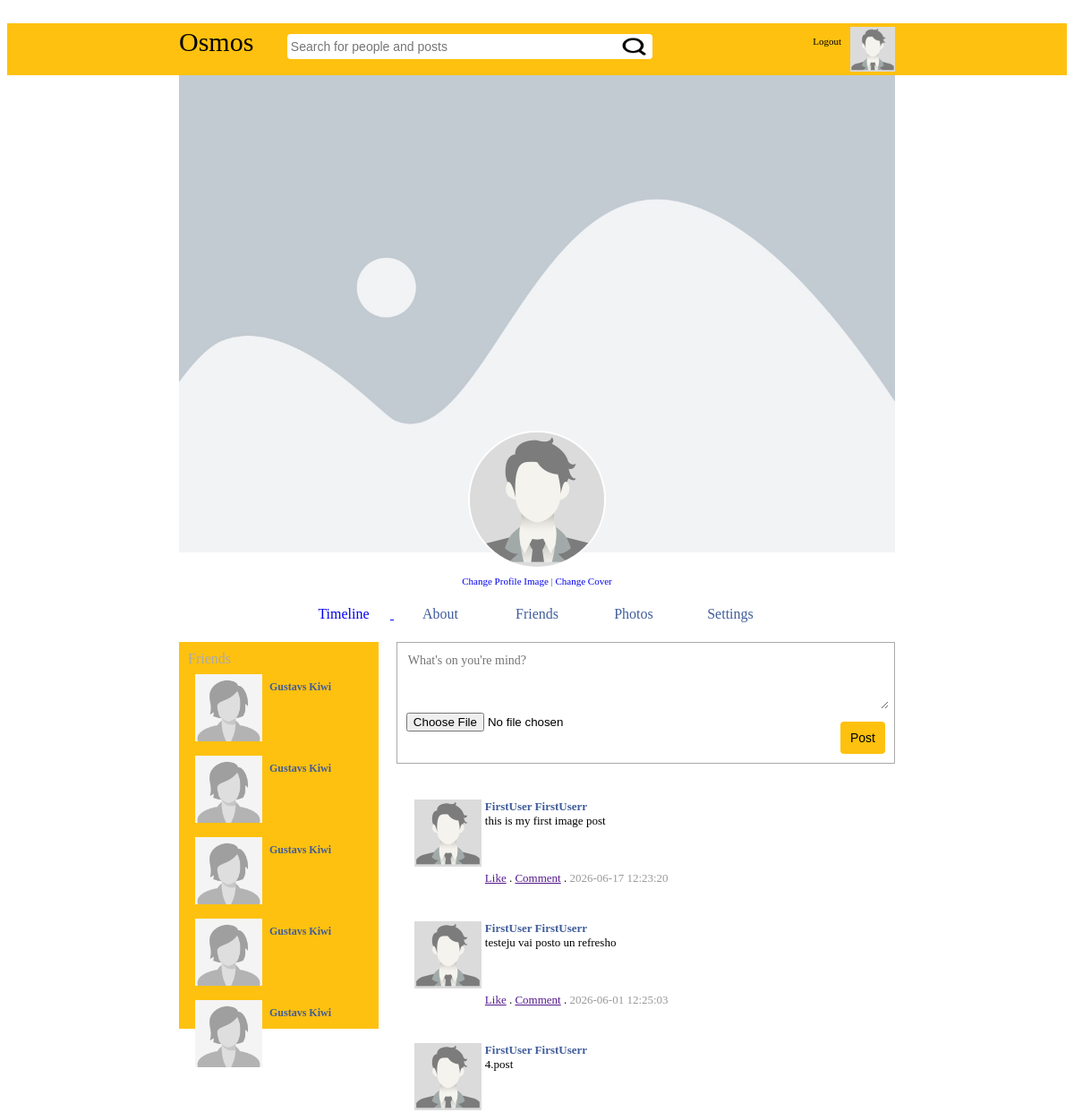
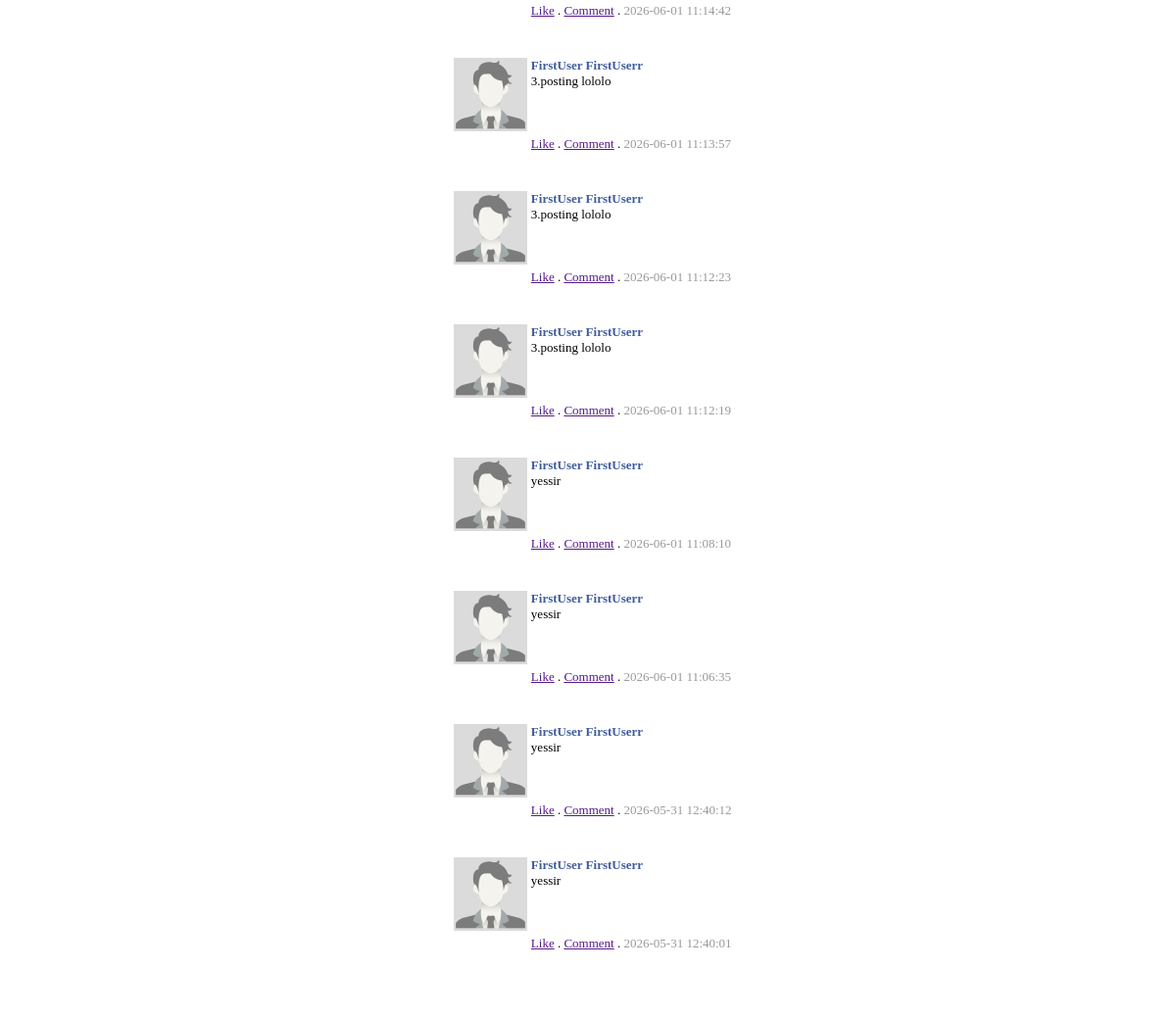
Screenshot of /osmos/profile.php with the database file from the repository (2 pictures, top to bottom).
### tables this page shows
CREATE TABLE `users` (
  `id` int(11) NOT NULL,
  `userid` bigint(19) NOT NULL,
  `first_name` varchar(50) NOT NULL,
  `last_name` varchar(50) NOT NULL,
  `gender` varchar(6) DEFAULT NULL,
  `email` varchar(100) NOT NULL,
  `password` varchar(100) NOT NULL,
  `url_address` varchar(100) NOT NULL,
  `date` timestamp NOT NULL DEFAULT current_timestamp() ON UPDATE current_timestamp(),
  `profile_image` varchar(1000) NOT NULL,
  `cover_image` varchar(1000) NOT NULL
);

CREATE TABLE `posts` (
  `id` bigint(19) NOT NULL,
  `post_id` bigint(19) NOT NULL,
  `user_id` bigint(19) NOT NULL,
  `post` text NOT NULL,
  `image` varchar(500) DEFAULT NULL,
  `comments` int(11) NOT NULL DEFAULT 0,
  `likes` int(11) NOT NULL DEFAULT 0,
  `date` timestamp NOT NULL DEFAULT current_timestamp() ON UPDATE current_timestamp(),
  `has_image` tinyint(1) NOT NULL DEFAULT 0,
  `is_profile_image` tinyint(1) NOT NULL,
  `is_cover_image` tinyint(1) NOT NULL
);

### osmos/classes/connect.php (called while the page is built, shortened)
 <?php
    class Database{
    private $host = "localhost";
    private $username = "root";
    private $password = "";
    private $db = "osmos_db";
    function connect(){
        $connection = mysqli_connect($this->host, $this->username, $this->password, $this->db);
        return $connection;
    }
    function read($query){
       $conn = $this->connect();
       $result = mysqli_query($conn, $query);
       if(!$result)
        {
            return false;
        }else
        {
            $data = array();
            while($row = mysqli_fetch_assoc($result)){
                $data[] = $row;
            }
            return $data;
        }
    }
}

### osmos/classes/user.php (called while the page is built, shortened)
<?php
class User
{
    public function get_user($id)
    {
        $query = "select * from users where userid = '$id' limit 1 ";
        $DB = new Database();
        $result = $DB->read($query);
        if ($result)
            {
                return $result[0];
            }else
            {
                return false;
            }
    }
        public function get_friends($id)
    {
        $query = "select * from users where userid != '$id' ";
        $DB = new Database();
        $result = $DB->read($query);
        if ($result)
            {
                return $result;
            }else
            {
                return false;
            }
    }
}

### osmos/classes/post.php (called while the page is built, shortened)
<?php
class Post
{
    public function get_post($id){
            $query = "select * from posts where user_id = '$id'order by id desc limit 10";
            $DB= new Database();
            $result = $DB->read($query);
            if($result)
                {
                    return $result;
                }else{
                    return false;
                }
    }
}

### osmos/post.php (the view, shortened to what this page needs)
<div  id="post">
    <div>
        <?php
            $image = "images/placeholder_male.jpg";
        ?>
        <img src="<?php echo $image ?>" style="width: 75px; margin-right: 4px;">
    </div>
    <div>
        <div style="font-weight: bold; color: #405d9b;"><?php echo $ROW_USER['first_name'] . " " . $ROW_USER['last_name'] ?></div>
        <?php echo $ROW['post']?>
        <br><br>
        <br><br>
        <a href="">Like</a> . <a href="">Comment</a> . <span style="color:#999;"><?php  echo $ROW['date']?></span>
    </div>
</div>

### osmos/profile.php (shortened to what this page needs)
<?php
    include("classes/connect.php");
    include("classes/user.php");
    include("classes/post.php");
            $post = new Post();
            $id = $_SESSION['osmos_userid'];
            $posts = $post->get_post($id);
            $user = new User();
            $id = $_SESSION['osmos_userid'];
            $friends = $user->get_friends($id);
?>
<!DOCTYPE html>
<html>
    <head>
    </head>
    <body style="font-family: tahoma;" style="background-color: #d0d8e4;">
        <br>
        <?php include("header.php") ?>
        <div>
        <div style="width: 800px; margin:auto; min-height: 400px;">
            <div style="background-color: white; text-align: center; color: #405d9b; ">
                <?php
                $image = "images/cover_image.JPG";
                ?>
                <img src="<?php echo $image ?>"style="width:100%">
                <?php
                $image = "images/placeholder_male.jpg";
                ?>
                <span style="font-size: 11px;">
                    <img id="profile_pic" src="<?php echo $image ?>"><br/>
                    <a style="text-decoration: none;color:£0ff;" href="change_profile_image.php?change=profile">Change Profile Image </a> |
                    <a style="text-decoration: none;color:£0ff;" href="change_profile_image.php?change=cover">Change Cover </a>
                </span>
                <br>
                <br>
                <a href="index.php"> <div id="menu_buttons">Timeline</div> </a>
                <div id="menu_buttons">About</div>
                <div id="menu_buttons">Friends</div>
                <div id="menu_buttons">Photos</div>
                <div id="menu_buttons">Settings</div>
            </div>
            <div style="display: flex;">
                <div style="min-height: 400px; flex: 1;">
                    <div id="friends_bar">
                        Friends<br>
                     <?php
                        if($friends)
                            {
                                foreach($friends as $FRIEND_ROW){
                                    include("user.php");
                                }
                            }
                        ?>
                    </div>
                </div>
                <div style="min-height: 400px; flex: 2.5; padding: 20px; padding-right: 0px;">
                    <div style="border:solid thin #aaa; padding: 10px; background-color: white; overflow: hidden;">
                        <form method="post" enctype="multipart/form-data">
                        <textarea name="post" placeholder="What's on you're mind?"></textarea>
                        <input type = "file" name="file">
                        <input id="post_button" type="submit" value="Post">
                        <br>
                        </form>
                    </div>
                    <div id ="posts_bar">
                        <?php
                        if($posts)
                            {
                                foreach($posts as $ROW){
                                    $user = new User();
                                    $ROW_USER = $user->get_user($ROW['user_id']);
                                    include("post.php");
                                }
                            }
                        ?>
                    </div>
                </div>
            </div>
        </div>
    </body>
</html>

### osmos/header.php (shortened to what this page needs)
<?php
  $corner_image = "images/placeholder_male.jpg";
?>
 <div id ="orange_bar">
      <div style="width: 800px; margin: auto; font-size: 30px; ">
          <a href="index.php" style="color:black; text-decoration: none;"> Osmos </a>
          &nbsp &nbsp <input = "text" id="search_box" placeholder="Search for people and posts">
          <a href="profile.php">
              <img src="<?php echo $corner_image  ?>" style="width: 50px;float: right;">
          </a>
          <a href="logout.php">
          <span style="font-size:11px;float:right;margin:10px;color:black;">Logout</span>
          </a>
      </div>
  </div>

### osmos/user.php
<div id="friends">
 <?php
     $image = "images/placeholder_male.jpg";
     if($FRIEND_ROW['gender'] == "Female")
     {
          $image = "images/placeholder_female.jpg";
     }
 ?>
     <img id ="friends_img" src ="<?php echo $image ?>">
     <br>
     <?php echo $FRIEND_ROW['first_name'] . " " . $FRIEND_ROW['last_name'];?>
 </div>

### osmos/profile.php (style rules this page uses)
#orange_bar { height: 50px; background-color: #FFC10F; color: #000000; padding: 4px; }
#search_box { width: 400px; height: 20px; border-radius: 4px; border: none; padding: 4px; font-size: 14px; background-image: url(SearchIcon.png); background-repeat: no-repeat; background-position: right; background-size: 10% 100%; }
#profile_pic { width: 150px; margin-top: -200px; border-radius: 50%; border: solid 2px white; }
#menu_buttons { width: 100px; display: inline-block; margin: 2px; }
#friends_img { width: 75px; float: left; margin: 8px; }
#friends_bar { background-color: #FFC10F; min-height: 400px; margin-top: 20px; color: #aaa; padding: 10px; }
#friends { clear: both; font-size: 12px; font-weight: bold; color: #405d9b; }
textarea { width: 100%; border: none; font-family: tahoma; font-size: 14px; height: 60px; }
#post_button { float: right; background-color: #FFC10F; color: black; border: none; padding: 10px; font-size: 14px; border-radius: 4px; margin-top: 10px; width: 50px; }
#posts_bar { margin-top: 20px; background-color: white; padding: 10px; }
#post { display: flex; padding: 10px; font-size: 13px; margin-bottom: 20px; }

### rows the page displays
users: first_name "Gustavs", last_name "Kiwi"
users: first_name "Gustavs", last_name "Kiwi"
users: first_name "Gustavs", last_name "Kiwi"
users: first_name "Gustavs", last_name "Kiwi"
users: first_name "Gustavs", last_name "Kiwi"
posts: users.first_name "FirstUser", users.last_name "FirstUserr", post "this is my first image post", date "2026-06-17 12:23:20"
posts: users.first_name "FirstUser", users.last_name "FirstUserr", post "testeju vai posto un refresho", date "2026-06-01 12:25:03"
posts: users.first_name "FirstUser", users.last_name "FirstUserr", post "4.post", date "2026-06-01 11:14:42"
posts: users.first_name "FirstUser", users.last_name "FirstUserr", post "3.posting lololo", date "2026-06-01 11:13:57"
posts: users.first_name "FirstUser", users.last_name "FirstUserr", post "3.posting lololo", date "2026-06-01 11:12:23"
posts: users.first_name "FirstUser", users.last_name "FirstUserr", post "3.posting lololo", date "2026-06-01 11:12:19"
posts: users.first_name "FirstUser", users.last_name "FirstUserr", post "yessir", date "2026-06-01 11:08:10"
posts: users.first_name "FirstUser", users.last_name "FirstUserr", post "yessir", date "2026-06-01 11:06:35"
posts: users.first_name "FirstUser", users.last_name "FirstUserr", post "yessir", date "2026-05-31 12:40:12"
posts: users.first_name "FirstUser", users.last_name "FirstUserr", post "yessir", date "2026-05-31 12:40:01"
